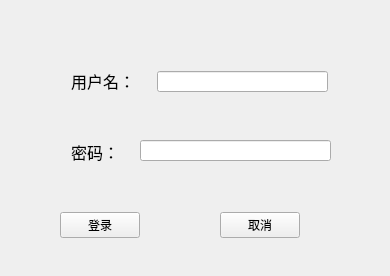
<?xml version="1.0" encoding="UTF-8"?>
<ui version="4.0">
 <class>Widget</class>
 <widget class="QWidget" name="Widget">
  <property name="geometry">
   <rect>
    <x>0</x>
    <y>0</y>
    <width>390</width>
    <height>276</height>
   </rect>
  </property>
  <property name="minimumSize">
   <size>
    <width>390</width>
    <height>276</height>
   </size>
  </property>
  <property name="maximumSize">
   <size>
    <width>390</width>
    <height>276</height>
   </size>
  </property>
  <property name="windowTitle">
   <string>Widget</string>
  </property>
  <widget class="QLabel" name="label">
   <property name="geometry">
    <rect>
     <x>71</x>
     <y>71</y>
     <width>80</width>
     <height>20</height>
    </rect>
   </property>
   <property name="font">
    <font>
     <pointsize>12</pointsize>
    </font>
   </property>
   <property name="text">
    <string>用户名：</string>
   </property>
  </widget>
  <widget class="QLabel" name="label_2">
   <property name="geometry">
    <rect>
     <x>71</x>
     <y>141</y>
     <width>61</width>
     <height>21</height>
    </rect>
   </property>
   <property name="font">
    <font>
     <pointsize>12</pointsize>
    </font>
   </property>
   <property name="text">
    <string>密码：</string>
   </property>
  </widget>
  <widget class="QLineEdit" name="lineEdit">
   <property name="geometry">
    <rect>
     <x>157</x>
     <y>71</y>
     <width>171</width>
     <height>21</height>
    </rect>
   </property>
  </widget>
  <widget class="QLineEdit" name="lineEdit_2">
   <property name="geometry">
    <rect>
     <x>140</x>
     <y>140</y>
     <width>191</width>
     <height>21</height>
    </rect>
   </property>
  </widget>
  <widget class="QWidget" name="">
   <property name="geometry">
    <rect>
     <x>60</x>
     <y>210</y>
     <width>240</width>
     <height>30</height>
    </rect>
   </property>
   <layout class="QHBoxLayout" name="horizontalLayout">
    <item>
     <widget class="QPushButton" name="pushButton">
      <property name="text">
       <string>登录</string>
      </property>
     </widget>
    </item>
    <item>
     <spacer name="horizontalSpacer">
      <property name="orientation">
       <enum>Qt::Horizontal</enum>
      </property>
      <property name="sizeHint" stdset="0">
       <size>
        <width>40</width>
        <height>20</height>
       </size>
      </property>
     </spacer>
    </item>
    <item>
     <widget class="QPushButton" name="pushButton_2">
      <property name="text">
       <string>取消</string>
      </property>
     </widget>
    </item>
   </layout>
  </widget>
 </widget>
 <resources/>
 <connections/>
</ui>
